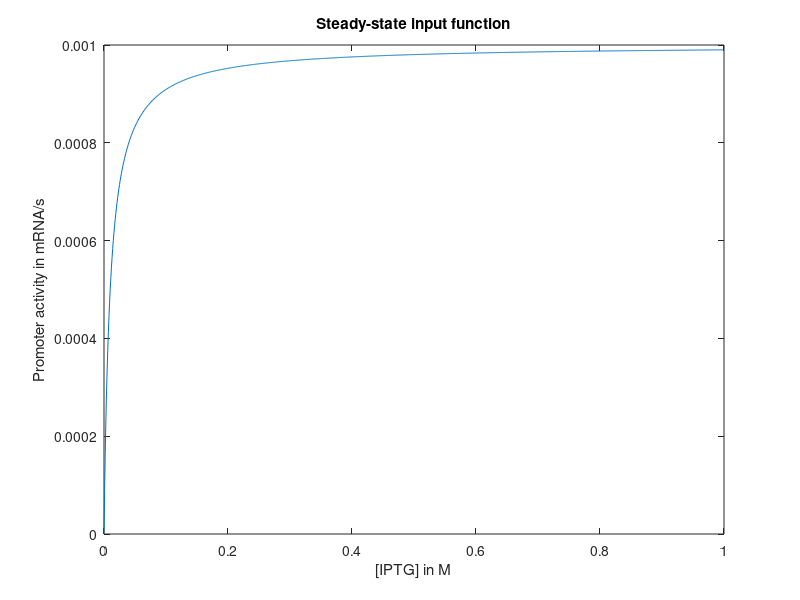

Here is the MATLAB script that generated this plot:
% Script to plot steady-state promoter activity
% Jeremie Joannes
% 31/08/2017
close all; clear all; clc;

LacI = 1e-6; % (Alon)

IPTG = linspace(0,1,1000);

B = 1e-3; % mRNA/s max transcription rate

Kx = 1e-6; % M (Alon)
Kx_on = 1e9; % 1/M/s (Alon)
Kx_off = Kx*Kx_on; % 1/s

Kd = 1e-10; % M (http://kirschner.med.harvard.edu/files/bionumbers/Variabl
% es%20and%20constants%20used%20for%20modeling%20the%20lac%20operon.pdf)
Kd_on = 1e9; % 1/M/s (Alon)
Kd_off = Kd*Kd_on; % 1/s


f = B./(1+LacI./Kd./(1+IPTG./Kx));

figure(1)
plot(IPTG,f)
title('Steady-state input function')
xlabel('[IPTG] in M')
ylabel('Promoter activity in mRNA/s')

